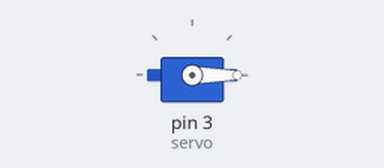
The sketch below on a simulated Arduino Uno, built with avr-gcc and run on an emulated ATmega328P. Shown: servo. What the sketch prints to the serial monitor is not drawn.

Above: at 0.05 s.
Timing chart, 0 to 4.6 s (numbered marks = the images above):
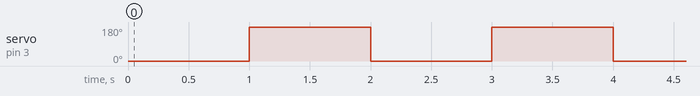

The sketch:

servo.ino
```cpp
#include <Servo.h>


void setup() {
  // put your setup code here, to run once:
  Serial.begin(9600);
}

void loop() {
  // put your main code here, to run repeatedly:
  Servo servo;
  servo.attach(3); //3번포트쪽으로 제어신호 들어가게(?)
  servo.write(0);
  delay(1000);
  servo.write(180);
  delay(1000);
  int nAng = servo.read();
  Serial.println(nAng);
}
```

Measured:
- by itself, servo on pin 3 (servo): alternates 180° for 1.0 s and 0° for 1.0 s
